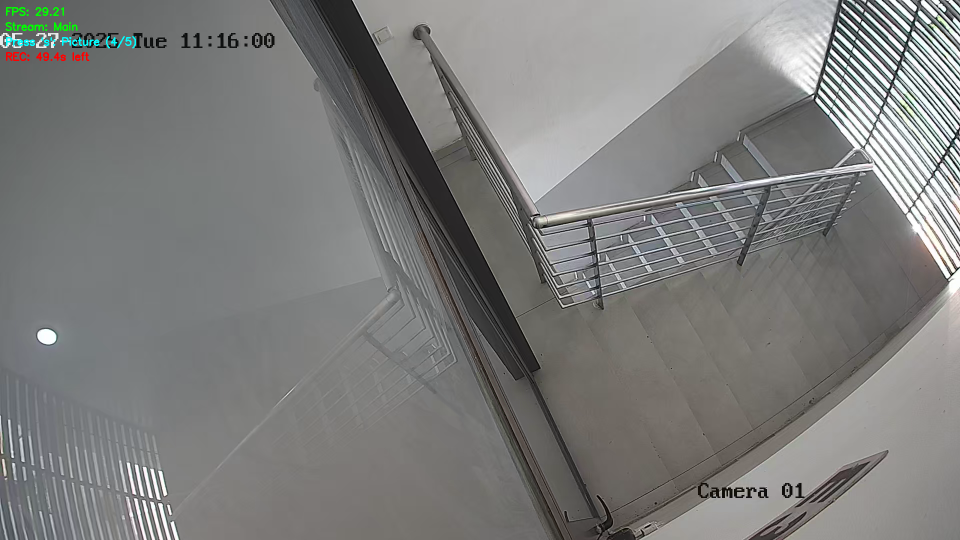
#> input picture ShapeAlertCounting/StairsZone/CountingZoneStairs_5.png, 1920 x 1080 px (shown at 1/2 size)
$ python CountingZonePicker.py
#> lines starting #> are read from the running program, lines starting #| are printed output that depends on the picture; after the words box and inside, x2 and y2 are one past the last pixel; in counts of white or black regions, pixels touching at a corner belong together
# Enhanced Shape Drawer with Lines, Naming, and Color Assignment
import cv2
import pickle
import numpy as np
import json

# Default dimensions for rectangular parking spaces
default_horizontal_width, default_horizontal_height = 107, 48
default_vertical_width, default_vertical_height = 48, 107

# Available colors for shapes
COLORS = {
    'red': (0, 0, 255),
    'green': (0, 255, 0),
    'blue': (255, 0, 0),
    'yellow': (0, 255, 255),
    'cyan': (255, 255, 0),
    'magenta': (255, 0, 255),
    'orange': (0, 165, 255),
    'purple': (128, 0, 128),
    'white': (255, 255, 255),
    'black': (0, 0, 0)
}

# Current modes
current_orientation = 'horizontal'  # 'horizontal' or 'vertical'
current_shape_mode = 'rectangle'    # 'rectangle', 'polygon', or 'line'

# State variables
is_resizing = False
resize_index = -1
resize_corner = None
resize_start_pos = None

# Polygon creation state
is_creating_polygon = False
current_polygon_points = []
polygon_preview_point = None

# Line creation state
is_creating_line = False
line_start_point = None
line_preview_point = None

# Shape naming and editing
show_naming_dialog = False
selected_shape_index = -1
current_input_text = ""
input_mode = "name"  # "name" or "color"

try:
    with open('CountingZonePos copy', 'rb') as f:
        posList = pickle.load(f)
except:
    posList = []

# Convert old format to new format with metadata
def upgrade_shape_format():
    """Upgrade old shape format to include metadata"""
    global posList
    new_posList = []

    for i, pos in enumerate(posList):
        if isinstance(pos, dict):
            # Already in new format
            new_posList.append(pos)
        else:
            # Convert old format to new format
            shape_type, points, width, height = get_shape_info(pos)

            if shape_type == 'polygon':
                new_shape = {
                    'type': 'polygon',
                    'points': points,
                    'name': f'Polygon_{i+1}',
                    'color': 'cyan'
                }
            elif shape_type == 'rectangle':
                orientation = pos[4] if len(pos) >= 5 else 'horizontal'
                new_shape = {
                    'type': 'rectangle',
                    'x': points[0][0],
                    'y': points[0][1],
                    'width': width,
                    'height': height,
                    'orientation': orientation,
                    'name': f'Parking_{i+1}',
                    'color': 'magenta' if orientation == 'horizontal' else 'cyan'
                }
            new_posList.append(new_shape)

    posList = new_posList

# [366 lines left out: functions get_default_dimensions, get_shape_info, point_in_polygon, point_to_line_distance, find_shape_at_position, show_naming_interface and 2 more, not called in this run]

def draw_instructions(img):
    """Draw instructions on the image"""
    instructions = [
        f"Mode: {current_shape_mode.upper()} | Orient: {current_orientation.upper()}",
        "Shape Modes:",
        "R - Rectangle | P - Polygon | L - Line",
        "Orientation (Rectangle):",
        "H - Horizontal | V - Vertical",
        "Actions:",
        "Left Click - Add/Edit shape",
        "Right Click - Remove/Cancel",
        "Polygon: Click points, close near start",
        "Line: Click start, then end point",
        "Click shape to name/color it",
        "Q - Quit"
    ]

    bg_height = len(instructions) * 25 + 40
    cv2.rectangle(img, (10, 10), (450, bg_height), (0, 0, 0), -1)
    cv2.rectangle(img, (10, 10), (450, bg_height), (255, 255, 255), 2)

    for i, instruction in enumerate(instructions):
        if i == 0:
            color = (0, 255, 0)
        elif ":" in instruction and not instruction.startswith(" "):
            color = (255, 255, 0)
        else:
            color = (255, 255, 255)

        cv2.putText(img, instruction, (20, 35 + i * 25),
                   cv2.FONT_HERSHEY_SIMPLEX, 0.6, color, 2)

# [21 lines left out: function draw_shape_handles, not called in this run]

def handle_keyboard_input(key):
    """Handle keyboard input for naming dialog"""
    global current_input_text, input_mode, show_naming_dialog, selected_shape_index

    if not show_naming_dialog:
        return False

    if key == 27:  # ESC
        show_naming_dialog = False
        current_input_text = ""
        selected_shape_index = -1
        return True
    elif key == 13:  # Enter
        if current_input_text.strip():
            shape = posList[selected_shape_index]
            if input_mode == "name":
                shape['name'] = current_input_text.strip()
            elif input_mode == "color" and current_input_text.lower() in COLORS:
                shape['color'] = current_input_text.lower()
            save_shapes()

        show_naming_dialog = False
        current_input_text = ""
        selected_shape_index = -1
        return True
    elif key == 9:  # Tab
        input_mode = "color" if input_mode == "name" else "name"
        current_input_text = ""
        return True
    elif key == 8:  # Backspace
        current_input_text = current_input_text[:-1]
        return True
    elif key == 127:  # Delete key
        if selected_shape_index >= 0:
            posList.pop(selected_shape_index)
            save_shapes()
        show_naming_dialog = False
        current_input_text = ""
        selected_shape_index = -1
        return True
    elif 32 <= key <= 126:  # Printable characters
        current_input_text += chr(key)
        return True

    return False

# Upgrade old format on startup
upgrade_shape_format()

# Main loop
while True:
    img = cv2.imread('CountingZoneStairs_5.png')
#> img is the input picture: shape (1080, 1920, 3); mean B, G, R 123.8, 125.1, 124.8

    if img is None:
        print("Error: Could not load image 'CountingZoneStairs_5.png'")
        break

    # Draw all shapes
    for i, shape in enumerate(posList):
        if not isinstance(shape, dict):
            continue

        color = COLORS.get(shape.get('color', 'white'), (255, 255, 255))
        name = shape.get('name', 'Unnamed')

        if shape['type'] == 'polygon':
            pts = np.array(shape['points'], np.int32)
            pts = pts.reshape((-1, 1, 2))
            cv2.polylines(img, [pts], True, color, 2)

            # Draw name
            center_x = sum(p[0] for p in shape['points']) // len(shape['points'])
            center_y = sum(p[1] for p in shape['points']) // len(shape['points'])
            cv2.putText(img, name, (center_x - 30, center_y),
                       cv2.FONT_HERSHEY_SIMPLEX, 0.5, color, 2)

            if is_resizing and resize_index == i:
                draw_shape_handles(img, shape)

        elif shape['type'] == 'line':
            cv2.line(img, shape['start'], shape['end'], color, 3)

            # Draw name at midpoint
            mid_x = (shape['start'][0] + shape['end'][0]) // 2
            mid_y = (shape['start'][1] + shape['end'][1]) // 2
            cv2.putText(img, name, (mid_x - 30, mid_y - 10),
                       cv2.FONT_HERSHEY_SIMPLEX, 0.5, color, 2)

            if is_resizing and resize_index == i:
                draw_shape_handles(img, shape)

        elif shape['type'] == 'rectangle':
            x, y = shape['x'], shape['y']
            width, height = shape['width'], shape['height']

            cv2.rectangle(img, (x, y), (x + width, y + height), color, 2)

            # Draw name and info
            cv2.putText(img, name, (x + 5, y + 15),
                       cv2.FONT_HERSHEY_SIMPLEX, 0.5, color, 1)
            cv2.putText(img, f"{width}x{height}", (x + 5, y + height - 5),
                       cv2.FONT_HERSHEY_SIMPLEX, 0.4, color, 1)

            if is_resizing and resize_index == i:
                draw_shape_handles(img, shape)

    # Draw creation previews
    if is_creating_polygon and current_polygon_points:
        for i, point in enumerate(current_polygon_points):
            cv2.circle(img, point, 5, (0, 255, 0), -1)
            if i > 0:
                cv2.line(img, current_polygon_points[i-1], point, (0, 255, 0), 2)

        if polygon_preview_point:
            cv2.line(img, current_polygon_points[-1], polygon_preview_point, (128, 255, 128), 1)

            if len(current_polygon_points) >= 3:
                dist_to_first = np.sqrt((polygon_preview_point[0] - current_polygon_points[0][0])**2 +
                                      (polygon_preview_point[1] - current_polygon_points[0][1])**2)
                if dist_to_first < 15:
                    cv2.line(img, current_polygon_points[-1], current_polygon_points[0], (0, 255, 0), 2)
                    cv2.putText(img, "Click to close", (polygon_preview_point[0] + 10, polygon_preview_point[1]),
                               cv2.FONT_HERSHEY_SIMPLEX, 0.7, (0, 255, 0), 2)

    if is_creating_line and line_start_point:
        cv2.circle(img, line_start_point, 5, (0, 255, 0), -1)
        if line_preview_point:
            cv2.line(img, line_start_point, line_preview_point, (0, 255, 0), 2)
            cv2.putText(img, "Click to finish line", (line_preview_point[0] + 10, line_preview_point[1]),
                       cv2.FONT_HERSHEY_SIMPLEX, 0.7, (0, 255, 0), 2)

    # Show naming dialog if active
    if show_naming_dialog and selected_shape_index >= 0:
        show_naming_interface(img, selected_shape_index)
    else:
        draw_instructions(img)
#> in draw_instructions, `cv2.rectangle(img, (10, 10), (450, bg_height), (255, 255, 255), 2)`:
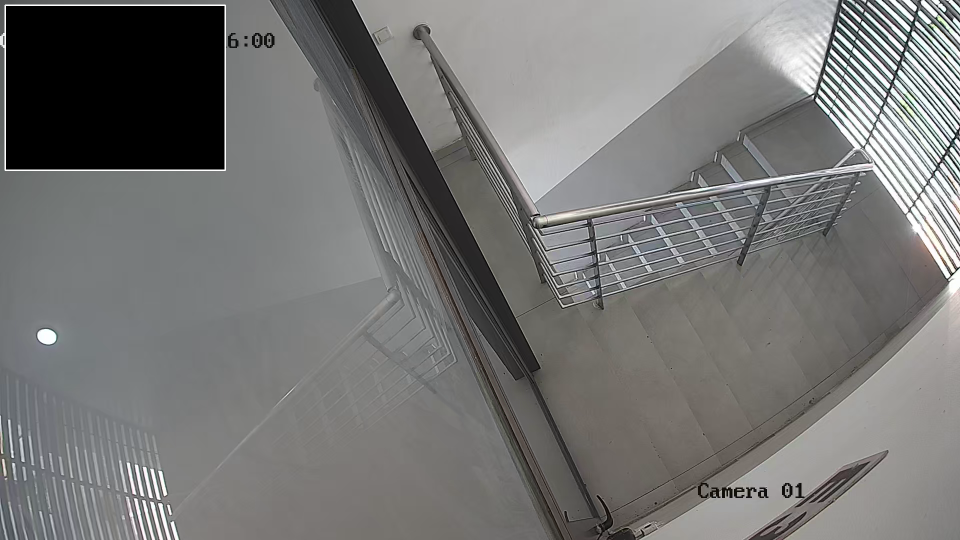
#> img: shape (1080, 1920, 3) (shown at 1/2 size); mean B, G, R 116.6, 117.6, 117.8
#> after the loop in draw_instructions, `for i, instruction in enumerate(instructions):`:
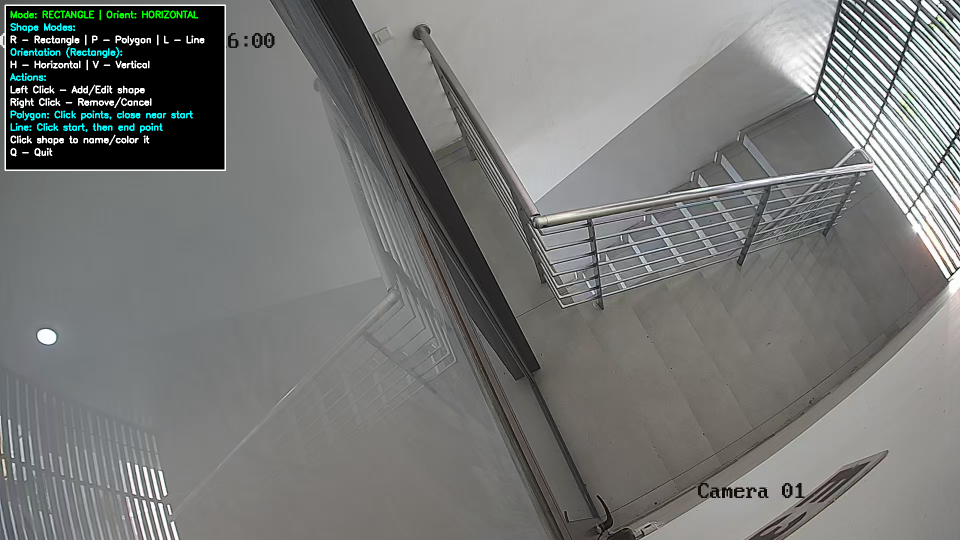
#> img: shape (1080, 1920, 3) (shown at 1/2 size); 0.93% of pixels changed, all inside (x1, y1, x2, y2) = (20, 19, 409, 313)

    cv2.imshow("Enhanced Shape Drawer", img)
    cv2.setMouseCallback("Enhanced Shape Drawer", mouseClick)

    # Handle keyboard input
    key = cv2.waitKey(1) & 0xFF
#> (key q is pressed here)

    # Handle naming dialog input first
    if handle_keyboard_input(key):
        continue

    # Regular keyboard shortcuts
    if key == ord('q') or key == ord('Q'):
        break
    elif key == ord('h') or key == ord('H'):
        current_orientation = 'horizontal'
        print("Switched to HORIZONTAL mode")
    elif key == ord('v') or key == ord('V'):
        current_orientation = 'vertical'
        print("Switched to VERTICAL mode")
    elif key == ord('r') or key == ord('R'):
        current_shape_mode = 'rectangle'
        is_creating_polygon = False
        is_creating_line = False
        current_polygon_points = []
        line_start_point = None
        print("Switched to RECTANGLE mode")
    elif key == ord('p') or key == ord('P'):
        current_shape_mode = 'polygon'
        is_creating_line = False
        line_start_point = None
        print("Switched to POLYGON mode")
    elif key == ord('l') or key == ord('L'):
        current_shape_mode = 'line'
        is_creating_polygon = False
        current_polygon_points = []
        print("Switched to LINE mode")

cv2.destroyAllWindows()
print(f"Saved {len(posList)} shapes")
print("Shapes saved to 'CountingZonePos copy' and 'shapes_config.json'")

# Print summary of shapes
shape_summary = {}
for shape in posList:
    if isinstance(shape, dict):
        shape_type = shape['type']
        if shape_type not in shape_summary:
            shape_summary[shape_type] = 0
        shape_summary[shape_type] += 1

print("\nShape Summary:")
for shape_type, count in shape_summary.items():
    print(f"- {shape_type.title()}s: {count}")

print("\nShape naming and color assignment completed!")
print("Available colors:", ', '.join(COLORS.keys()))
